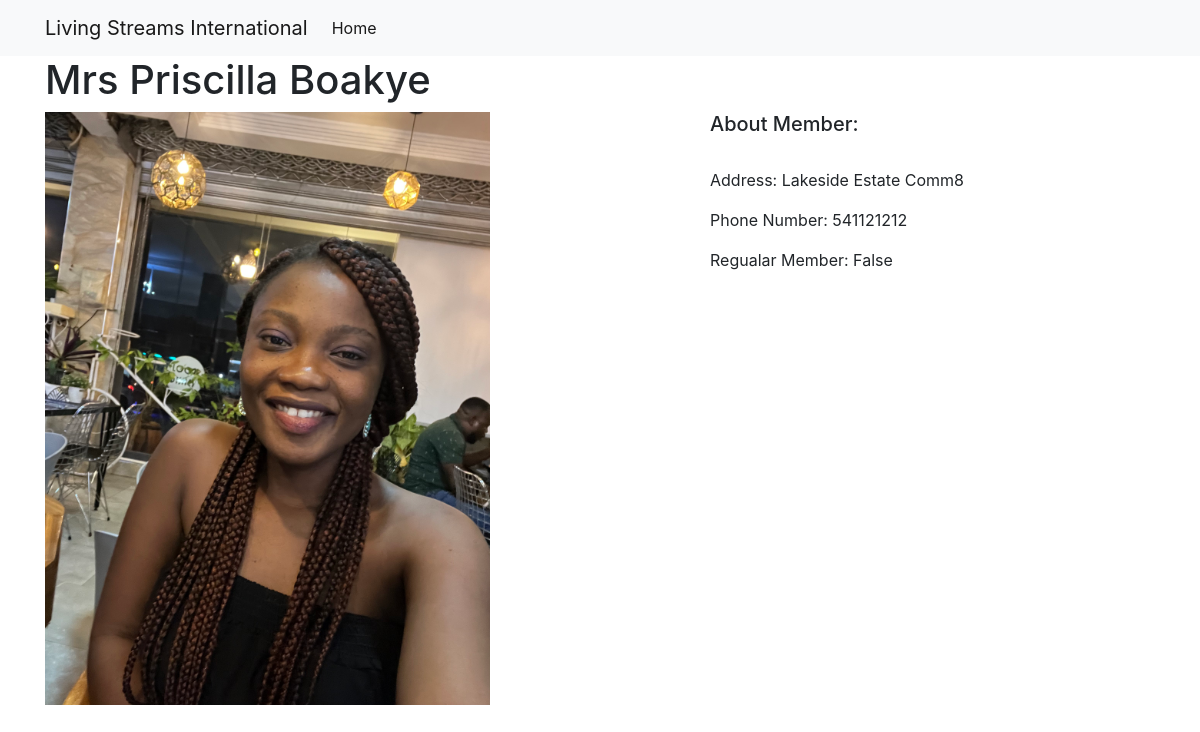
Screenshot of /members5/ with the database file from the repository.
### members/models.py (models this page shows, shortened)
class Members(models.Model):
    title = models.CharField(verbose_name="Title", max_length=3)
    fullname = models.CharField(verbose_name="fullname", max_length=50)
    member = models.BooleanField(default=False)
    address = models.TextField(verbose_name="address of member", max_length=150)
    image = models.FilePathField(path="/image")
    phone = models.BigIntegerField(default=False)

### members/views.py (the view)
# urls.py: path("<int:pk>/", views.member_detail, name="member_detail"),
def member_detail(request, pk):
    member = Members.objects.get(pk=pk)
    context = {"member": member}
    return render(request, "member_detail.html", context)

### members/templates/member_detail.html
{% extends "base.html" %}
{% load static %}
{% block page_content %}
<h1>{{member.title}} {{member.fullname }}</h1>
<div class="row">
  <div class="col-md-7">
    <img src="{% static member.image %}" width="70%" />
  </div>
  <div class="col-md-4">
    <h5>About Member:</h5>
    <br />
    <p>Address: {{ member.address }}</p>
    <p>Phone Number: {{ member.phone }}</p>
    <p>Regualar Member: {{member.member}}</p>
  </div>
</div>
{% endblock %}

### rows the page displays
Members: title "Mrs", fullname "Priscilla Boakye", image (picture), address "Lakeside Estate Comm8", phone "541121212", member "False"
